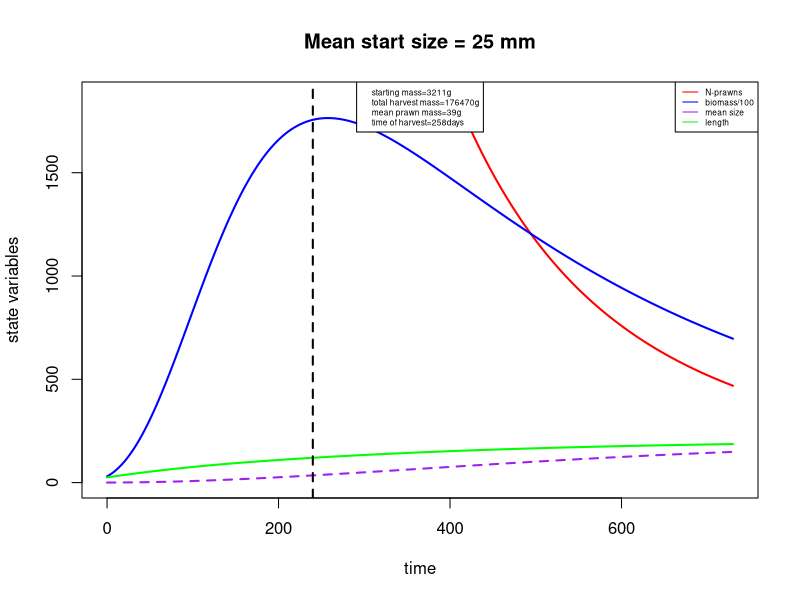
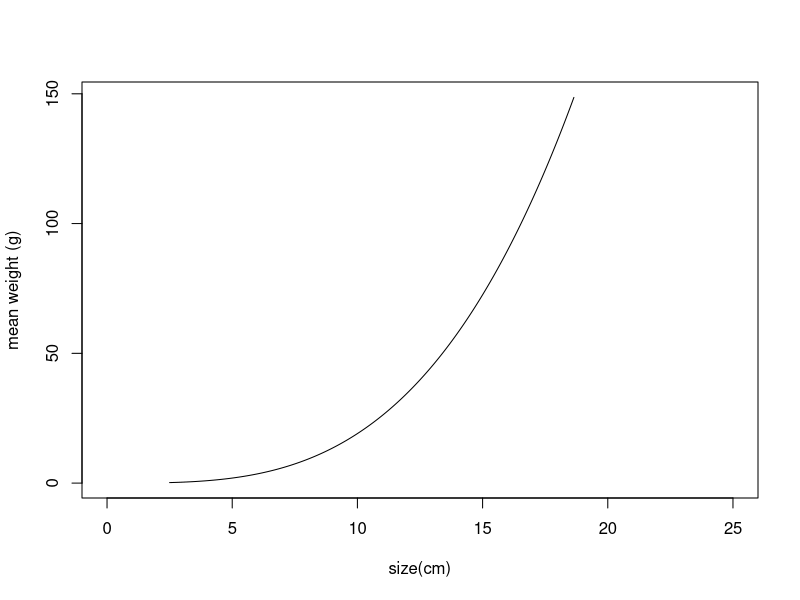
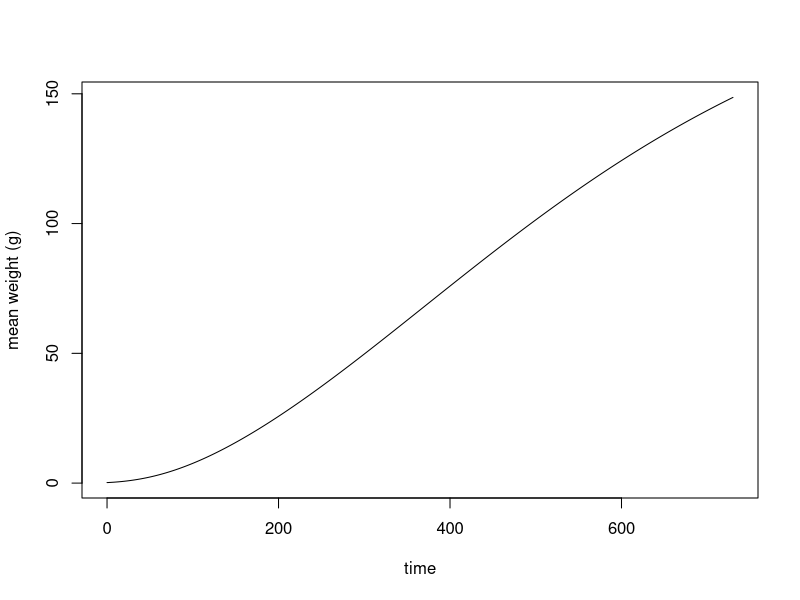

Reproduce these figures in R, in order. (Note: this script raises an error after producing the figures.)
require(deSolve)

prawn_biomass=function(t, n, parameters) { 
  with(as.list(parameters),{
    
    P=n[1]
    L=n[2]
       
    Bp = (a*(L/10)^b)/10 #Mean prawn mass using conversion from length (cm) to weight (g)

    Bm = P*Bp #per prawn biomass conversion to total biomass

    dLdt= k/(1+gam*Bm)*(linf - L) #Mean prawn length growing at growth rate k limited by max length linf, and pop density (B/phi)
    
    dPdt= -P*(mu*L^-0.25 + Bm/phi) #Number of prawns subject to baseline mortality rate and density dependent mortality

    return(list(c(dPdt,dLdt)))
  }) 
} 

#Set initial values and parameters ##################
nstart=c(P=15000,L=25)
  time=seq(0,365*2,1)

#List parameters and values
parameters=c(
  a = 0.096868,
  b = 3.2944,
  gam = 1e-6, #crowding parameter that reduces growth rate at high density
  mu = 0.006136986, #baseline prawn mortality rate
  phi = 40000000, #biomass-assessed density dependence parameter in one hactare
  k = 0.00339726, #growth rate (mm/day)
  linf = 206 #max length (mm)
)

bm.start = (parameters['a']*(nstart[2]/10)^parameters['b'])/10
  bm.start

#Run & plot ############
output=as.data.frame(ode(nstart,time,prawn_biomass,parameters))
  output$B = ((parameters['a']*(output$L/10)^parameters['b'])/10)*output$P
  output$mean.size = output$B / output$P

plot(x = output$time, y = output$P, col = 'red', xlab = 'time', ylab = 'state variables', 
     type = 'l', lwd=2, xlim = c(0, max(output$time)),ylim = c(0,max(output$B/100)+100),
     main = paste('Mean start size = ', as.numeric(nstart[2]), ' mm', sep = ''))
  lines(x = output$time, y = output$B/100, col = 'blue', lwd=2)
  lines(x = output$time, y = output$mean.size, col = 'purple', lwd=2, lty=2)
  lines(x = output$time, y = output$L, col = 'green', lwd=2)
  abline(v = 8*30, lty = 2, lwd = 2)
  legend('topright', legend = c('N-prawns', 'biomass/100', 'mean size','length'), lty = 1, 
         col = c('red', 'blue', 'purple','green'), cex = 0.5)
  
start.mass = output$B[output$time==1]
  start.mass
harvest.mass = max(output$B)
  harvest.mass
harvest.size = output$mean.size[output$B==max(output$B)]  
  harvest.size
harvest.time = output$time[output$B==max(output$B)]  
  harvest.time  
  
  legend('top', legend = c(paste('starting mass=',round(start.mass), 'g', sep = ''),
                           paste('total harvest mass=',round(harvest.mass), 'g', sep = ''), 
                           paste('mean prawn mass=', round(harvest.size), 'g', sep = ''), 
                           paste('time of harvest=', round(harvest.time), 'days', sep = '')), cex=0.5)
  

mass.8mo = output$B[output$time == 30*8]
  mass.8mo
P.8mo = output$P[output$time == 30*8]
  P.8mo
L.8mo = output$L[output$time == 30*8]
  L.8mo
size.8mo = output$mean.size[output$time == 30*8]  
  size.8mo
 
  
plot(output$L/10, output$mean.size, type = 'l', xlab = 'size(cm)',
     ylab = 'mean weight (g)', xlim = c(0,25))   

plot(output$time, output$mean.size, type = 'l', xlab = 'time',
     ylab = 'mean weight (g)') 
#Fit density dependence parameters to data #####################
prawn.optim<-function(params){
  parameters['gam'] = params[1]
  parameters['phi'] = params[2]  
  
  time = seq(0,30*8,1)
  nstart1 = c(P = 5000, L = 25)
  output1=as.data.frame(ode(nstart1,time,prawn_biomass,parameters))
    mean.size1 = ((parameters['a']*(output1$L[output1$time == max(time)]/10)^parameters['b'])/10)
    surv1 = output1$P[output1$time == 0] / output1$P[output1$time == max(time)]
    
  nstart2 = c(P = 10000, L = 25)
  output2=as.data.frame(ode(nstart2,time,prawn_biomass,parameters))
    mean.size2 = ((parameters['a']*(output2$L[output2$time == max(time)]/10)^parameters['b'])/10)
    surv2 = output2$P[output2$time == 0] / output2$P[output2$time == max(time)]
    
  nstart3 = c(P = 15000, L = 25)
  output3=as.data.frame(ode(nstart3,time,prawn_biomass,parameters))
    mean.size3 = ((parameters['a']*(output3$L[output3$time == max(time)]/10)^parameters['b'])/10)
    surv3 = output3$P[output3$time == 0] / output3$P[output3$time == max(time)]
    
  nstart4 = c(P = 25000, L = 25)
  output4=as.data.frame(ode(nstart4,time,prawn_biomass,parameters))
    mean.size4 = ((parameters['a']*(output4$L[output4$time == max(time)]/10)^parameters['b'])/10)
    surv4 = output4$P[output4$time == 0] / output4$P[output4$time == max(time)]
  
  ll1 = dnorm(mean.size1, mean = 101.650, sd = 7.5067)
  ll2 = dnorm(surv1, mean = 0.69440, sd = 0.066525)
  ll3 = dnorm(mean.size2, mean = 87.730, sd = 8.1917)
  ll4 = dnorm(surv2, mean = 0.54533, sd = 0.038724)
  ll5 = dnorm(mean.size3, mean = 69.113, sd = 8.6865)
  ll6 = dnorm(surv3, mean = 0.4269, sd = 0.063707)
  ll7 = dnorm(mean.size4, mean = 55.483, sd = 3.9793)
  #ll8 = dnorm(surv4, mean = 0.28210, sd = 0.021198)

  LL.fin = ll1*ll2*ll3*ll4*ll5*ll6*ll7#*ll8
  negLL = -log(LL.fin+1)
  return(negLL)
}

prawn.optim(params = c(1e-7, 3e8))

op.df = data.frame('gams' = seq(1e-7, 1e-5, 1e-7),
                   'phis' = seq(1e7, 1e9, 1e7),
                   'negLL' = 0) 
for(i in 1:nrow(op.df)){
  params = c(op.df[i,1], op.df[i,2])
  op.df[i,3] = prawn.optim(params)
}

op.bm<-optim(par=c(1e-6, 4e8), prawn.optim, method = 'Nelder-Mead', control = list(fnscale = -1))

#Fitting to fisheries rosenbergii data from Kutty & Kurup 2010 ##############
  n.init = c(5000,10000,15000,25000)
  bm.init = ninit*0.2
  n.per.ha = c(3560,5380,5690,7020)
  mean.weight = c(101.65, 87.73,69.11, 55.48)

  plot(x = ninit, y = bm.start/10, pch = 16, col = 'blue', xlab = 'N start', ylab = 'dependent vars', ylim = c(0,520))
    points(x = ninit, y = mean.weight, pch = 16, col = 'red')
    points(x = ninit, y = survival, pch = 16, col = 'green')
